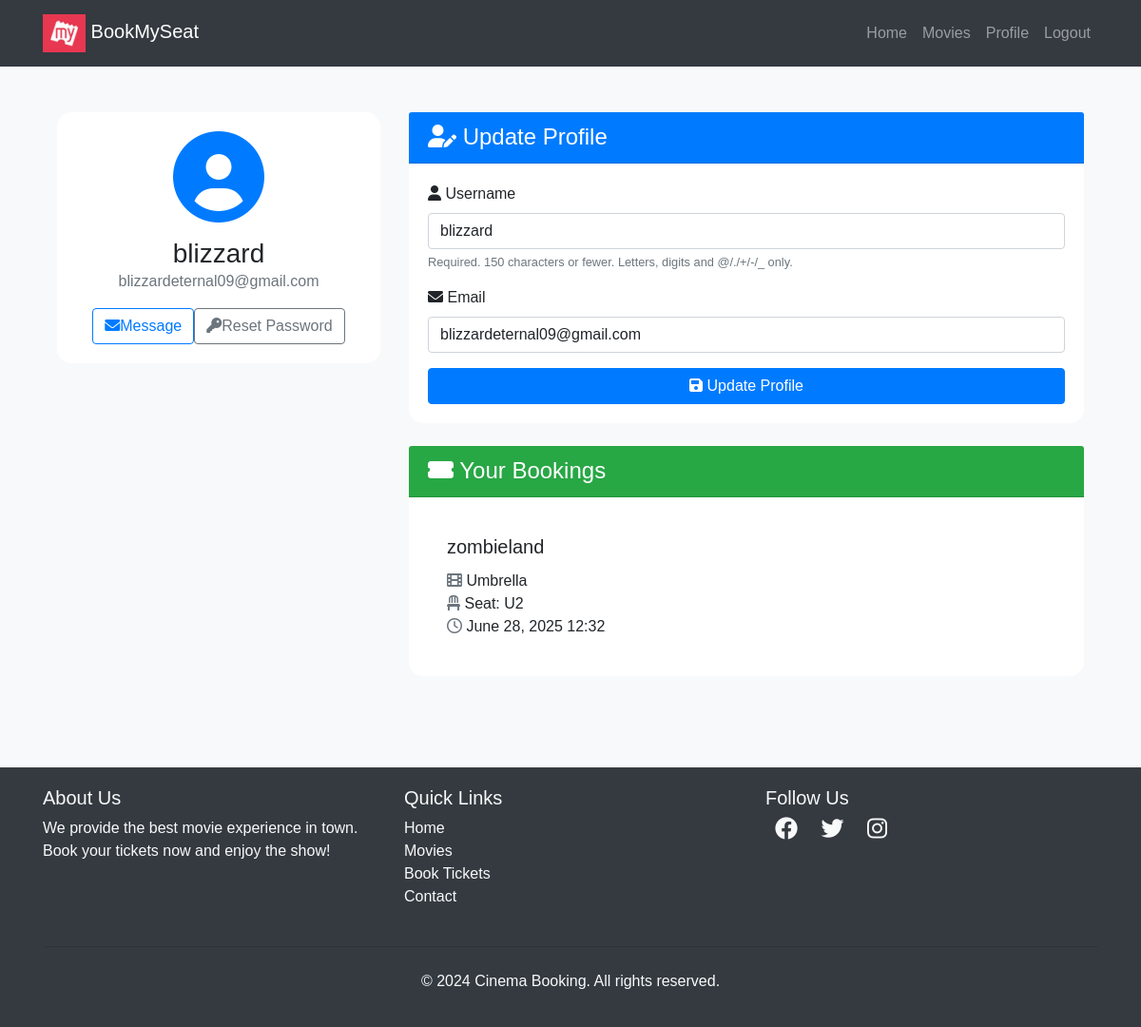
The app's page /users/profile/ (signed in) with its own data.
### movies/models.py (models this page shows, shortened)
class Booking(models.Model):
    user=models.ForeignKey(User,on_delete=models.CASCADE)
    seat=models.OneToOneField(Seat,on_delete=models.CASCADE)
    movie=models.ForeignKey(Movie,on_delete=models.CASCADE)
    theater=models.ForeignKey(Theater,on_delete=models.CASCADE)
    booked_at=models.DateTimeField(auto_now_add=True)

class Movie(models.Model):
    name = models.CharField(max_length=255)
    image = models.ImageField(upload_to="movies/", blank=True, null=True)
    rating = models.DecimalField(max_digits=3, decimal_places=1)
    cast = models.TextField()
    description = models.TextField(blank=True, null=True)  # optional
    trailer_url = models.URLField(blank=True, null=True, help_text="YouTube trailer URL")

class Theater(models.Model):
    name = models.CharField(max_length=255)
    movie = models.ForeignKey(Movie, on_delete=models.CASCADE, related_name='theaters')
    time = models.DateTimeField()
    base_price = models.DecimalField(max_digits=6, decimal_places=2, default=200.00)

class Seat(models.Model):
    theater = models.ForeignKey(Theater,on_delete=models.CASCADE,related_name='seats')
    seat_number = models.CharField(max_length=10)
    is_booked=models.BooleanField(default=False)

### users/views.py (the view)
# urls.py: path('profile/', profile, name='profile'),
@login_required
def profile(request):
    bookings = Booking.objects.filter(user=request.user)
    if request.method == 'POST':
        u_form = UserUpdateForm(request.POST, instance=request.user)
        if u_form.is_valid():
            u_form.save()
            return redirect('users:profile')
    else:
        u_form = UserUpdateForm(instance=request.user)
    return render(request, 'users/profile.html', {'u_form': u_form, 'bookings': bookings})

### users/forms.py
class UserUpdateForm(forms.ModelForm):
    email = forms.EmailField()
    class Meta:
        model = User
        fields = ["username","email"]

### templates/users/profile.html (shortened to what this page needs)
{% extends "users/basic.html" %} {% block content %}
<div class="container py-5">
  <div class="row">
    <div class="col-lg-4 mb-4">
      <div class="card shadow">
        <div class="card-body text-center">
          <div class="mb-3">
            <i class="fas fa-user-circle fa-6x text-primary"></i>
          </div>
          <h3 class="card-title mb-0">{{ user.username }}</h3>
          <p class="text-muted mb-3">{{ user.email }}</p>
          <div class="d-flex justify-content-center">
            <a href="#" class="btn btn-outline-primary me-2"><i class="fas fa-envelope me-2"></i>Message</a>
            <a href="{% url 'users:password_reset' %}" class="btn btn-outline-secondary"><i class="fas fa-key me-2"></i>Reset Password</a>
          </div>
        </div>
      </div>
    </div>
    <div class="col-lg-8">
      <div class="card shadow mb-4">
        <div class="card-header bg-primary text-white">
          <h4 class="mb-0"><i class="fas fa-user-edit me-2"></i> Update Profile</h4>
        </div>
        <div class="card-body">
          <form method="POST">
            {% for field in u_form %}
              <div class="mb-3">
                <label for="{{ field.id_for_label }}" class="form-label">
                  <i class="fas fa-{% if field.name == 'username' %}user{% elif field.name == 'email' %}envelope{% else %}info-circle{% endif %} me-2"></i>
                  {{ field.label }}
                </label>
                {{ field }}
                {% if field.help_text %}
                  <small class="form-text text-muted">{{ field.help_text }}</small>
                {% endif %}
              </div>
            {% endfor %}
            <button class="btn btn-primary w-100" type="submit"><i class="fas fa-save me-2"></i> Update Profile</button>
          </form>
        </div>
      </div>
      <div class="card shadow">
        <div class="card-header bg-success text-white">
          <h4 class="mb-0"><i class="fas fa-ticket-alt me-2"> </i> Your Bookings</h4>
        </div>
        <div class="card-body">
          {% if bookings %}
            <div class="row row-cols-1 row-cols-md-2 g-4">
              {% for booking in bookings %}
                <div class="col">
                  <div class="card h-100 border-0 shadow-sm">
                    <div class="card-body">
                      <h5 class="card-title">{{ booking.movie.name }}</h5>
                      <p class="card-text">
                        <i class="fas fa-film me-2 text-muted"> </i>  {{ booking.theater.name }}<br>
                        <i class="fas fa-chair me-2 text-muted"> </i>  Seat: {{ booking.seat.seat_number }}<br>
                        <i class="far fa-clock me-2 text-muted"> </i>  {{ booking.booked_at|date:"F d, Y H:i" }}
                      </p>
                    </div>
                  </div>
                </div>
              {% endfor %}
            </div>
          {% else %}
            <div class="text-center py-5">
              <i class="fas fa-ticket-alt fa-4x text-muted mb-3"></i>
              <p class="lead mb-0">No bookings yet. Time to plan your next movie night!</p>
            </div>
          {% endif %}
        </div>
      </div>
    </div>
  </div>
</div>
<link rel="stylesheet" href="https://cdnjs.cloudflare.com/ajax/libs/font-awesome/6.0.0-beta3/css/all.min.css">
{% endblock %}

### templates/users/basic.html (style rules this page uses)
body { font-family: Arial, sans-serif; }

### templates/users/profile.html (style rules this page uses)
body { background-color: #f8f9fa; }
.card { border-radius: 15px; border: none; transition: transform 0.3s ease-in-out; }
.card-header { border-top-left-radius: 15px; border-top-right-radius: 15px; }
form input, form select, form textarea { display: block; width: 100%; padding: 0.375rem 0.75rem; font-size: 1rem; font-weight: 400; line-height: 1.5; color: #212529; background-color: #fff; background-clip: padding-box; border: 1px solid #ced4da; border-radius: 0.25rem; transition: border-color 0.15s ease-in-out, box-shadow 0.15s ease-in-out; }

### records on screen
Booking: movie.name "zombieland", theater.name "Umbrella", seat.seat_number "U2", booked_at "June 28, 2025 12:32"

### other values on screen
{{ user.username }} "blizzard"
{{ user.email }} "blizzardeternal09@gmail.com"
{{ field.label }} "Username" "Email"
{{ field.help_text }} "Required. 150 characters or fewer. Letters, digits and @/./+/-/_ only."
